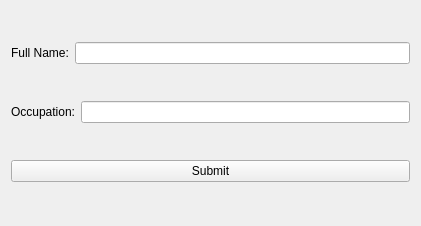
<?xml version="1.0" encoding="UTF-8"?>
<ui version="4.0">
 <class>Widget</class>
 <widget class="QWidget" name="Widget">
  <property name="geometry">
   <rect>
    <x>0</x>
    <y>0</y>
    <width>421</width>
    <height>226</height>
   </rect>
  </property>
  <property name="windowTitle">
   <string>Form</string>
  </property>
  <layout class="QVBoxLayout" name="verticalLayout">
   <item>
    <layout class="QHBoxLayout" name="horizontalLayout">
     <item>
      <widget class="QLabel" name="label_2">
       <property name="text">
        <string>Full Name:</string>
       </property>
      </widget>
     </item>
     <item>
      <widget class="QLineEdit" name="full_name_line_edit"/>
     </item>
    </layout>
   </item>
   <item>
    <layout class="QHBoxLayout" name="horizontalLayout_2">
     <item>
      <widget class="QLabel" name="label">
       <property name="text">
        <string>Occupation:</string>
       </property>
      </widget>
     </item>
     <item>
      <widget class="QLineEdit" name="occupation_line_edit"/>
     </item>
    </layout>
   </item>
   <item>
    <widget class="QPushButton" name="submit_button">
     <property name="text">
      <string>Submit</string>
     </property>
    </widget>
   </item>
  </layout>
 </widget>
 <resources/>
 <connections/>
</ui>
